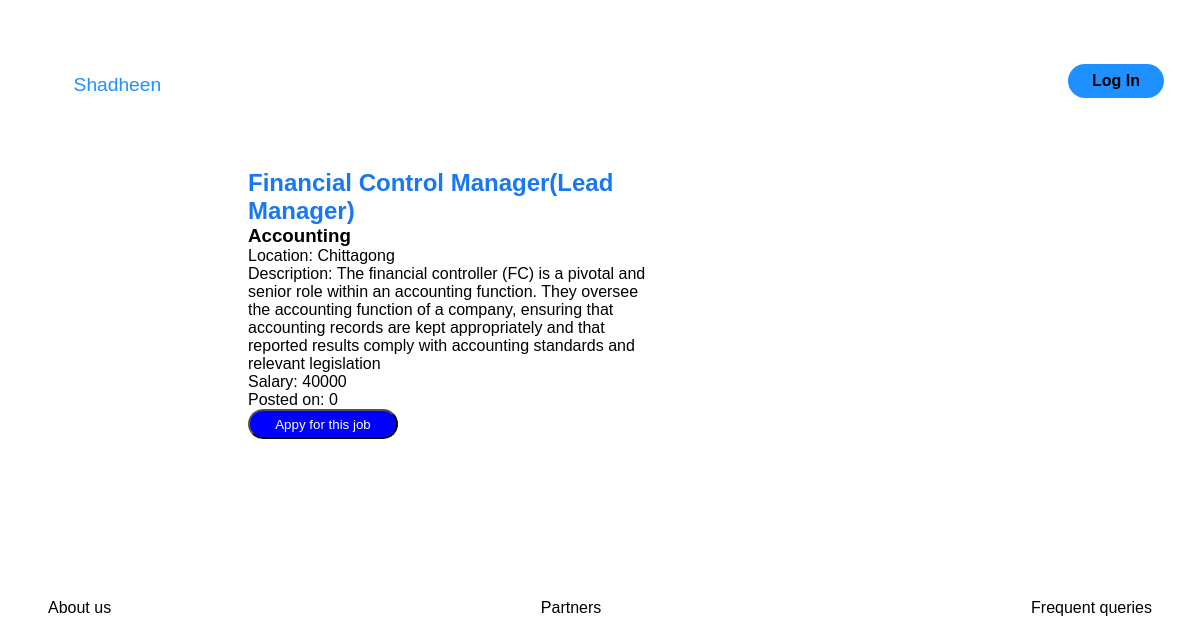
Page /apply.php?id=1 on the committed database.
### tables this page shows
create table jobs (
    jobid int not null unique auto_increment,
    jobtitle varchar(256) not null,
    jobtype varchar(32) not null,
    jobdescription text not null,
    salary int not null,
    location varchar(256) not null,
    jobkeywords varchar(256) not null,
    employer varchar(32) not null,
    boosted boolean not null default false,
    deadline date not null,
    primary key(jobid)
);

### apply.php (the view, shortened to what this page needs)
<!DOCTYPE html>
<html lang="en">
<head>
    <link rel="stylesheet" href="css/shadheen.css">
    <?php
        $id=$_GET['id'];
        require_once('db_config.php');
        $connect = new mysqli($servername, $username, $password, $dbname);
            $query = "SELECT *FROM jobs where jobid=$id";
    ?>
</head>
<body>
<section>
        <div class="navbar">
            <div class="container">
                <nav class="shadheen">
                    <a class="logo-1"href="homepage.php">Shadheen</a>
                    <ul class="secondary-nav">
                        <li class="sign-in"><a href="login.php">Log In</a></li>
                    </ul>
                </nav>
            </div>
        </div>
    </section >
    <div class="feed">
        <?php
          if ($rlt = $connect->query($query)) {
               while ($rw = $rlt->fetch_assoc()){
                  printf("<h2>%s</h2>",$rw["jobtitle"]);
                  printf("<h3>%s</h3>",$rw["jobkeywords"]);
                  printf("<p>Location: %s</p>",$rw["location"]);
                  printf("<p>Description: %s</p>",$rw["jobdescription"]);
                  printf("<p>Salary: %s</p>",$rw["salary"]);
                  printf("<p>Posted on: %s</p>",$rw["boosted"]);
                }
            }
        ?>
    <form action="applyaction.php" method="POST">
        <button class="btn" type="submit" name="jobid" value="<?php echo $id; ?>">Appy for this job </button>
    </form>
    </div>
    <section>
        <div class="container-last">
            <nav clss="last">
                <ul class="end">
                    <li><a href="#">About us </a></li>
                    <li><a href="#">Partners</a></li>
                    <li><a href="#">Frequent queries</a></li>
                </ul>
            </nav>
        </div>
    </section>
</body>
</html>

### css/shadheen.css (style rules this page uses)
body { background: none; margin: 3em; font-family: Arial, Helvetica, sans-serif; }
.navbar { background: none; padding: 1em; }
.navbar nav { display: -webkit-box; display: -ms-flexbox; display: flex; -webkit-box-pack: justify; -ms-flex-pack: justify; justify-content: space-between; background: none; position: unset; height: auto; width: 100%; }
.navbar nav .logo-1 { color: dodgerblue; font-size: 1.2em; }
.navbar nav ul { display: inline; }
.navbar nav ul li { text-align: center; text-decoration: none; font-size: 1em; display: inline; }
.navbar nav a { color: black; font-size: 1em; padding: .5em .5em; text-decoration: none; }
.navbar nav .sign-in { background-color: dodgerblue; color: white; padding: .5em 1em; font-size: 1em; border-radius: 5em; font-weight: bold; display: inline-block; }
.end { display: -webkit-box; display: -ms-flexbox; display: flex; -webkit-box-pack: justify; -ms-flex-pack: justify; justify-content: space-between; background: none; position: unset; height: auto; width: 100%; margin-top: 5em; }
.end li { list-style-type: none; }
.end li a { text-decoration: none; color: black; }
* { padding: 0px; margin: 0px; }
.container { width: 1100px; margin: 0px auto; padding: 0px; }
a { text-decoration: none; }
.container-last { margin-top: 10em; }

### apply.php (style rules this page uses)
.feed { width: 400px; margin-left: 200px; margin-top: 3em; }
.feed h2 { color: #1877F2; }
.btn { height: 30px; width: 150px; border-radius: 20px; background-color: blue; color:white; }

### rows in the picture
jobs: jobtitle "Financial Control Manager(Lead Manager)", jobkeywords "Accounting", location "Chittagong", jobdescription "The financial controller (FC) is a pivotal and senior role within an accounting function. They oversee the accounting function of a company, ensuring that accounting records are kept appropriately and that reported results comply with accounting standards and relevant legislation", salary "40000", boosted "0"
